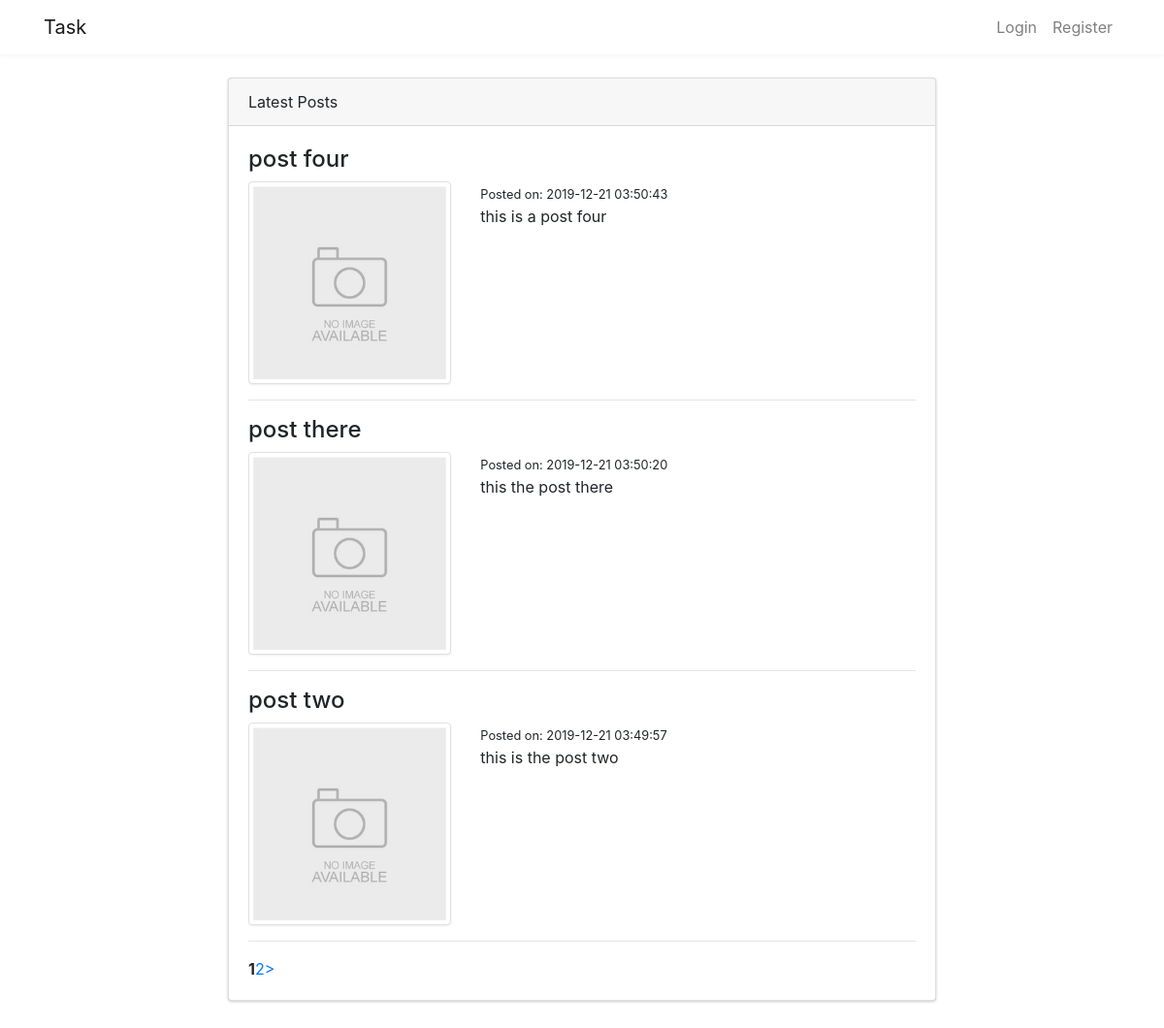
Screenshot of /index.php/posts/index with the database file from the repository.
### tables this page shows
CREATE TABLE `posts` (
  `id` int(11) NOT NULL,
  `user_id` int(11) UNSIGNED NOT NULL,
  `title` varchar(255) NOT NULL,
  `body` text NOT NULL,
  `post_image` varchar(255) NOT NULL,
  `created_at` timestamp NOT NULL DEFAULT current_timestamp()
);

### application/controllers/Posts.php (called while the page is built, shortened)
<?php
	class Posts extends CI_Controller{
		public function index($offset = 0){
			$config['per_page'] = 3;
			$data['title'] = 'Latest Posts';
			$data['posts'] = $this->post_model->get_posts($config['per_page'], $offset);
			$this->load->view('templates/header');
			$this->load->view('posts/index', $data);
			$this->load->view('templates/footer');
		}
	}

### index.php (called while the page is built, shortened)
<?php
require_once BASEPATH.'core/CodeIgniter.php';

### application/models/Post_model.php (called while the page is built, shortened)
<?php
	class Post_model extends CI_Model{
		public function get_posts($limit = FALSE, $offset = FALSE){
			if($limit){
				$this->db->limit($limit, $offset);
			}
				$this->db->order_by('posts.id', 'DESC');
				$query = $this->db->get('posts');
				return $query->result_array();
		}
	}

### application/views/posts/index.php (the view)
<div class="container">
	<div class="row justify-content-center">
		<div class="col-md-8">
			<div class="card">
				<div class="card-header"><?php echo $title; ?></div>
				<div class="card-body">
					<?php foreach($posts as $post) : ?>
						<h4><?php echo $post['title']; ?></h4>
						<div class="row">
							<div class="col-md-4">
								<img class="img-thumbnail" src="<?php echo base_url(); ?>assets/images/posts/<?php echo $post['post_image']; ?>">
							</div>
							<div class="col-md-8">
								<small class="post-date">Posted on: <?php echo $post['created_at']; ?>
								</small><br>
								<?php echo word_limiter($post['body'], 60); ?>
								<br><br>
							</div>
						</div>
					<hr/>
					<?php endforeach; ?>
					<div class="pagination-links">
						<?php echo $this->pagination->create_links(); ?>
					</div>
				</div>
			</div>
		</div>
	</div>
</div>

### application/views/templates/header.php (shortened to what this page needs)
<!DOCTYPE html>
<html lang="en">
<head>
<link href="https://cdnjs.cloudflare.com/ajax/libs/font-awesome/5.11.2/css/all.css" rel="stylesheet" type="text/css">
	<link href="<?php echo base_url();?>assets/css/app.css" rel="stylesheet">
	<link href="<?php echo base_url();?>assets/css/bootstrap.css" rel="stylesheet">
</head>
<body>
<div id="app">
	<nav class="navbar navbar-expand-md navbar-light navbar-laravel">
		<div class="container">
			<a class="navbar-brand" href="<?php echo base_url(); ?>home">
				Task
			</a>
			<div class="collapse navbar-collapse" id="navbarSupportedContent">
				<ul class="navbar-nav ml-auto">
					<?php if(!$this->session->userdata('logged_in')) : ?>
					<li class="nav-item">
						<a class="nav-link" href="<?php echo base_url();?>users/login">Login</a>
					</li>
					<li class="nav-item">
						<a class="nav-link" href="<?php echo base_url();?>users/register">Register</a>
					</li>
					<?php endif; ?>
				</ul>
			</div>
		</div>
	</nav>
	<main class="py-4">

### application/views/templates/footer.php (shortened to what this page needs)
</main>
</div>
</body>
</html>

### rows the page displays
posts: title "post four", post_image (placeholder picture), created_at "2019-12-21 03:50:43", body "this is a post four"
posts: title "post there", post_image (placeholder picture), created_at "2019-12-21 03:50:20", body "this the post there"
posts: title "post two", post_image (placeholder picture), created_at "2019-12-21 03:49:57", body "this is the post two"

### other values shown
$title "Latest Posts"
$this->pagination->create_links() "1 2 >"
